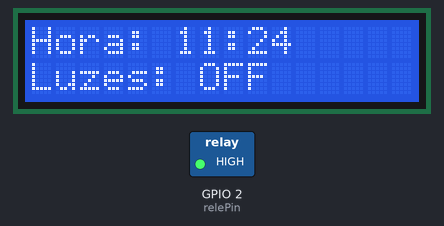
A sketch run on a simulated ESP32. Shown: 16×2 character LCD, switched loads named in the sketch (green lamp = pin HIGH). WiFi joins after 1.5 s; servers stay silent unless stated; network time is answered at once with the bench clock; the local clock reads 2024-03-15 10:24:30 at power-on unless the sketch sets it; what the sketch prints to the serial monitor is not drawn.

Above: at 1.7 s.
At 30.1 s:
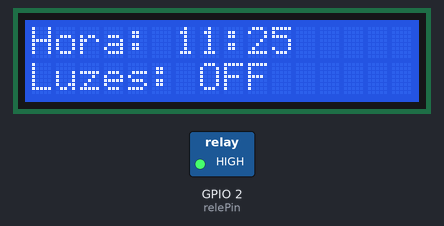
At 91.0 s:
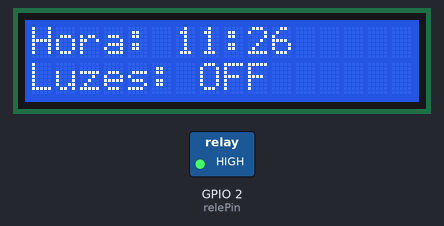

Measured:
- what the display in image 0 shows lasts 28.5 s, from 1.6 s to 30.1 s
- what the display in image 1 shows lasts 60.9 s, from 30.1 s to 91.0 s

The sketch:

Iluminacao_Exterior.ino
```cpp
// Prgrama ESP32 Iluminação focos exteriores do lado do muro
// 18/08/2025 Rev: 1.00
// Horário de funcionamento das 20h30 às 01h00
// Horário de Verão modo: ON

#include <WiFi.h>
#include <NTPClient.h>
#include <WiFiUdp.h>
#include <Wire.h>
#include <LiquidCrystal_I2C.h>  // Biblioteca para LCD I2C

const char* ssid     = "LFTS-TPLINK";
const char* password = "29011984";

WiFiUDP ntpUDP;
// UTC+0 para Portugal + ajuste manual horário de verão
NTPClient timeClient(ntpUDP, "pool.ntp.org", 0, 60000);

const int relePin = 2; // Pino do relé

// Ajuste manual do horário de verão (1 para ativar, 0 para desativar)
const int horarioVerao = 1;

// Variáveis para controle dos impulsos diários
bool impulso_ligar = false;
bool impulso_desligar = false;

// Endereço padrão do LCD I2C 1602 é 0x27, tamanho 16x2
LiquidCrystal_I2C lcd(0x27, 16, 2);

void setup() {
  Serial.begin(115200);
  pinMode(relePin, OUTPUT);
  digitalWrite(relePin, HIGH);  // RELÉ desligado (assumindo LOW ativa)

  WiFi.begin(ssid, password);
  while (WiFi.status() != WL_CONNECTED) {
    delay(500);
    Serial.print(".");
  }

  timeClient.begin();

  lcd.init();
  lcd.backlight();
  lcd.setCursor(0, 1);
  lcd.print("Luzes: OFF  ");          // Liga a luz de fundo do LCD e escreve a mensagem " Luzes: OFF"
}

void loop() {
  timeClient.update();
  int hora = timeClient.getHours();
  int minuto = timeClient.getMinutes();

  if (horarioVerao) {
    hora = (hora + 1) % 24;
  }

  // Zera os flags de impulso à meia-noite (00:00)
  //if (hora == 0 && minuto == 0) {
  //  impulso_ligar = false;
  //  impulso_desligar = false;
  //}

  // Impulso às 18h18
  if (!impulso_ligar && hora == 20 && minuto == 30) {
    digitalWrite(relePin, LOW);  // Liga relé
    delay(500);
    digitalWrite(relePin, HIGH); // Desliga relé
    impulso_ligar = true;
    Serial.println("Impulso Ligar");
    lcd.setCursor(0, 1);
    lcd.print("Luzes: ON  ");
  }

  // Impulso às 18h20
  if (!impulso_desligar && hora == 01 && minuto == 00) {
    digitalWrite(relePin, LOW);  // Liga relé
    delay(500);
    digitalWrite(relePin, HIGH); // Desliga relé
    impulso_desligar = true;
    Serial.println("Impulso Desligar");
    lcd.setCursor(0, 1);
    lcd.print("Luzes: OFF  ");
  }

  // Exibe no LCD a hora atual na primeira linha
  lcd.setCursor(0, 0);
  lcd.print("Hora: ");
  if (hora < 10) lcd.print('0');
  lcd.print(hora);
  lcd.print(":");
  if (minuto < 10) lcd.print('0');
  lcd.print(minuto);
  lcd.print("     "); // Espaços para limpar caracteres se necessário

  // Exibe o estado do relé na segunda linha
 // lcd.setCursor(0, 1);
  //if (digitalRead(relePin) == LOW) {
    //lcd.print("Luzes: ON  ");
 // } else {
  //  lcd.print("Luzes: OFF");
  //}

  delay(1000);
}
```
